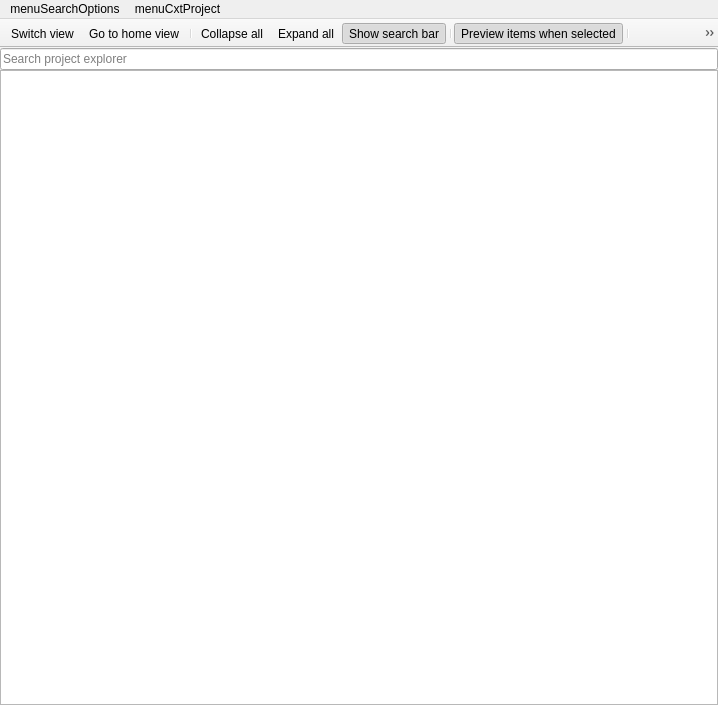
<?xml version="1.0" encoding="UTF-8"?>
<ui version="4.0">
 <class>ExplorerWidget</class>
 <widget class="QMainWindow" name="ExplorerWidget">
  <property name="geometry">
   <rect>
    <x>0</x>
    <y>0</y>
    <width>718</width>
    <height>705</height>
   </rect>
  </property>
  <property name="windowTitle">
   <string>Project Explorer</string>
  </property>
  <widget class="QWidget" name="wgCentral">
   <layout class="QGridLayout" name="gridLayout">
    <property name="leftMargin">
     <number>0</number>
    </property>
    <property name="topMargin">
     <number>0</number>
    </property>
    <property name="rightMargin">
     <number>0</number>
    </property>
    <property name="bottomMargin">
     <number>0</number>
    </property>
    <property name="verticalSpacing">
     <number>0</number>
    </property>
    <item row="1" column="0">
     <widget class="QTreeView" name="tvExplorer">
      <property name="headerHidden">
       <bool>true</bool>
      </property>
     </widget>
    </item>
    <item row="0" column="0">
     <widget class="QLineEdit" name="leSearch">
      <property name="focusPolicy">
       <enum>Qt::FocusPolicy::StrongFocus</enum>
      </property>
      <property name="placeholderText">
       <string>Search project explorer</string>
      </property>
     </widget>
    </item>
   </layout>
  </widget>
  <widget class="QToolBar" name="tbMain">
   <property name="windowTitle">
    <string>toolBar</string>
   </property>
   <property name="movable">
    <bool>false</bool>
   </property>
   <property name="allowedAreas">
    <set>Qt::ToolBarArea::TopToolBarArea</set>
   </property>
   <property name="iconSize">
    <size>
     <width>16</width>
     <height>16</height>
    </size>
   </property>
   <property name="toolButtonStyle">
    <enum>Qt::ToolButtonStyle::ToolButtonIconOnly</enum>
   </property>
   <property name="floatable">
    <bool>false</bool>
   </property>
   <attribute name="toolBarArea">
    <enum>TopToolBarArea</enum>
   </attribute>
   <attribute name="toolBarBreak">
    <bool>false</bool>
   </attribute>
   <addaction name="actSwitchView"/>
   <addaction name="actHomeView"/>
   <addaction name="separator"/>
   <addaction name="actCollapseAll"/>
   <addaction name="actExpandAll"/>
   <addaction name="actShowSearchBar"/>
   <addaction name="separator"/>
   <addaction name="actPreviewOnSel"/>
   <addaction name="separator"/>
   <addaction name="actViewSettings"/>
  </widget>
  <widget class="QMenuBar" name="mbMain">
   <property name="geometry">
    <rect>
     <x>0</x>
     <y>0</y>
     <width>718</width>
     <height>21</height>
    </rect>
   </property>
   <widget class="QMenu" name="menuSearchOptions">
    <property name="title">
     <string>menuSearchOptions</string>
    </property>
    <addaction name="actEnableRegex"/>
    <addaction name="actCaseSensitivity"/>
   </widget>
   <widget class="QMenu" name="menuCxtProject">
    <property name="title">
     <string>menuCxtProject</string>
    </property>
    <widget class="QMenu" name="menuAdd_new">
     <property name="title">
      <string>Add</string>
     </property>
     <addaction name="actAddNewItem"/>
     <addaction name="actAddExistingItem"/>
     <addaction name="actAddFilter"/>
     <addaction name="separator"/>
     <addaction name="actImportFromOtherProj"/>
    </widget>
    <addaction name="menuAdd_new"/>
    <addaction name="separator"/>
    <addaction name="actProjSaveAll"/>
    <addaction name="actSaveProjectFile"/>
    <addaction name="actSaveAssetDb"/>
    <addaction name="actSaveToOtherDir"/>
    <addaction name="separator"/>
    <addaction name="actCut"/>
    <addaction name="actPaste"/>
    <addaction name="actRename"/>
    <addaction name="actRemoveFromView"/>
    <addaction name="actProjClose"/>
    <addaction name="actProjDelete"/>
    <addaction name="separator"/>
    <addaction name="actOpenInNewView"/>
    <addaction name="actExpand"/>
    <addaction name="actExpandAllDesc"/>
    <addaction name="actCollapse"/>
    <addaction name="actCollapseAllDesc"/>
    <addaction name="actScopeToThis"/>
    <addaction name="separator"/>
    <addaction name="actOpenInFileExplorer"/>
    <addaction name="actOpenInTerminal"/>
    <addaction name="separator"/>
    <addaction name="actItemProperties"/>
   </widget>
   <addaction name="menuSearchOptions"/>
   <addaction name="menuCxtProject"/>
  </widget>
  <action name="actCollapseAll">
   <property name="icon">
    <iconset resource="../resource.qrc">
     <normaloff>:/icons/ico_collapseall.png</normaloff>:/icons/ico_collapseall.png</iconset>
   </property>
   <property name="text">
    <string>Collapse all</string>
   </property>
   <property name="toolTip">
    <string>Collapse all parent items</string>
   </property>
   <property name="menuRole">
    <enum>QAction::MenuRole::NoRole</enum>
   </property>
  </action>
  <action name="actExpandAll">
   <property name="icon">
    <iconset resource="../resource.qrc">
     <normaloff>:/icons/ico_expandall.png</normaloff>:/icons/ico_expandall.png</iconset>
   </property>
   <property name="text">
    <string>Expand all</string>
   </property>
   <property name="toolTip">
    <string>Expand all parent items</string>
   </property>
   <property name="menuRole">
    <enum>QAction::MenuRole::NoRole</enum>
   </property>
  </action>
  <action name="actShowFilesOnly">
   <property name="checkable">
    <bool>true</bool>
   </property>
   <property name="icon">
    <iconset>
     <normaloff>:/icons/ico_show_only_files.png</normaloff>:/icons/ico_show_only_files.png</iconset>
   </property>
   <property name="text">
    <string>Show files only</string>
   </property>
   <property name="toolTip">
    <string>Shows only files; hides all filters</string>
   </property>
   <property name="menuRole">
    <enum>QAction::MenuRole::NoRole</enum>
   </property>
  </action>
  <action name="actPreviewOnSel">
   <property name="checkable">
    <bool>true</bool>
   </property>
   <property name="checked">
    <bool>true</bool>
   </property>
   <property name="icon">
    <iconset resource="../resource.qrc">
     <normaloff>:/icons/ico_preview.png</normaloff>:/icons/ico_preview.png</iconset>
   </property>
   <property name="text">
    <string>Preview items when selected</string>
   </property>
   <property name="toolTip">
    <string>Preview selected item</string>
   </property>
   <property name="menuRole">
    <enum>QAction::MenuRole::NoRole</enum>
   </property>
  </action>
  <action name="actItemProperties">
   <property name="text">
    <string>Item Properties</string>
   </property>
   <property name="menuRole">
    <enum>QAction::MenuRole::NoRole</enum>
   </property>
  </action>
  <action name="actViewSettings">
   <property name="icon">
    <iconset resource="../resource.qrc">
     <normaloff>:/icons/ico_settings.png</normaloff>:/icons/ico_settings.png</iconset>
   </property>
   <property name="text">
    <string>View Settings</string>
   </property>
   <property name="menuRole">
    <enum>QAction::MenuRole::NoRole</enum>
   </property>
  </action>
  <action name="actCtrlSearchBar">
   <property name="icon">
    <iconset resource="../resource.qrc">
     <normaloff>:/icons/ico_search.png</normaloff>:/icons/ico_search.png</iconset>
   </property>
   <property name="text">
    <string>Search</string>
   </property>
   <property name="menuRole">
    <enum>QAction::MenuRole::NoRole</enum>
   </property>
  </action>
  <action name="actShowSearchBar">
   <property name="checkable">
    <bool>true</bool>
   </property>
   <property name="checked">
    <bool>true</bool>
   </property>
   <property name="icon">
    <iconset resource="../resource.qrc">
     <normaloff>:/icons/ico_search.png</normaloff>:/icons/ico_search.png</iconset>
   </property>
   <property name="text">
    <string>Show search bar</string>
   </property>
   <property name="menuRole">
    <enum>QAction::MenuRole::NoRole</enum>
   </property>
  </action>
  <action name="actSwitchView">
   <property name="icon">
    <iconset resource="../resource.qrc">
     <normaloff>:/icons/ico_views.png</normaloff>:/icons/ico_views.png</iconset>
   </property>
   <property name="text">
    <string>Switch view</string>
   </property>
   <property name="toolTip">
    <string>Switch view</string>
   </property>
   <property name="menuRole">
    <enum>QAction::MenuRole::NoRole</enum>
   </property>
  </action>
  <action name="actEnableRegex">
   <property name="checkable">
    <bool>true</bool>
   </property>
   <property name="checked">
    <bool>true</bool>
   </property>
   <property name="icon">
    <iconset resource="../resource.qrc">
     <normaloff>:/icons/ico_regex.png</normaloff>:/icons/ico_regex.png</iconset>
   </property>
   <property name="text">
    <string>Enable regular expressions</string>
   </property>
  </action>
  <action name="actSearchOptions">
   <property name="icon">
    <iconset resource="../resource.qrc">
     <normaloff>:/icons/ico_settings.png</normaloff>:/icons/ico_settings.png</iconset>
   </property>
   <property name="text">
    <string>Search Options</string>
   </property>
   <property name="menuRole">
    <enum>QAction::MenuRole::NoRole</enum>
   </property>
  </action>
  <action name="actCaseSensitivity">
   <property name="checkable">
    <bool>true</bool>
   </property>
   <property name="icon">
    <iconset resource="../resource.qrc">
     <normaloff>:/icons/ico_casesens.png</normaloff>:/icons/ico_casesens.png</iconset>
   </property>
   <property name="text">
    <string>Enable case sensitivity</string>
   </property>
   <property name="menuRole">
    <enum>QAction::MenuRole::NoRole</enum>
   </property>
  </action>
  <action name="actAddNewItem">
   <property name="icon">
    <iconset resource="../resource.qrc">
     <normaloff>:/icons/ico_documentnew.png</normaloff>:/icons/ico_documentnew.png</iconset>
   </property>
   <property name="text">
    <string>New item</string>
   </property>
   <property name="shortcut">
    <string>Ctrl+N</string>
   </property>
  </action>
  <action name="actRename">
   <property name="icon">
    <iconset resource="../resource.qrc">
     <normaloff>:/icons/ico_rename.png</normaloff>:/icons/ico_rename.png</iconset>
   </property>
   <property name="text">
    <string>Rename</string>
   </property>
   <property name="shortcut">
    <string>F2</string>
   </property>
  </action>
  <action name="actProjDelete">
   <property name="icon">
    <iconset resource="../resource.qrc">
     <normaloff>:/icons/ico_trash.png</normaloff>:/icons/ico_trash.png</iconset>
   </property>
   <property name="text">
    <string>Delete</string>
   </property>
   <property name="shortcut">
    <string>Del</string>
   </property>
  </action>
  <action name="actProjSaveAll">
   <property name="icon">
    <iconset resource="../resource.qrc">
     <normaloff>:/icons/ico_saveall.png</normaloff>:/icons/ico_saveall.png</iconset>
   </property>
   <property name="text">
    <string>Save all</string>
   </property>
   <property name="shortcut">
    <string>Ctrl+Shift+S</string>
   </property>
  </action>
  <action name="actExpand">
   <property name="icon">
    <iconset resource="../resource.qrc">
     <normaloff>:/icons/ico_expand.png</normaloff>:/icons/ico_expand.png</iconset>
   </property>
   <property name="text">
    <string>Expand</string>
   </property>
   <property name="shortcut">
    <string>Ctrl+Shift+Right</string>
   </property>
  </action>
  <action name="actCollapse">
   <property name="icon">
    <iconset resource="../resource.qrc">
     <normaloff>:/icons/ico_collapse.png</normaloff>:/icons/ico_collapse.png</iconset>
   </property>
   <property name="text">
    <string>Collapse</string>
   </property>
   <property name="shortcut">
    <string>Ctrl+Shift+Left</string>
   </property>
  </action>
  <action name="actScopeToThis">
   <property name="enabled">
    <bool>true</bool>
   </property>
   <property name="text">
    <string>Set selected item as root item</string>
   </property>
  </action>
  <action name="actAddExistingItem">
   <property name="icon">
    <iconset resource="../resource.qrc">
     <normaloff>:/icons/ico_documentadd.png</normaloff>:/icons/ico_documentadd.png</iconset>
   </property>
   <property name="text">
    <string>Existing item</string>
   </property>
   <property name="shortcut">
    <string>Ctrl+O</string>
   </property>
  </action>
  <action name="actAddFilter">
   <property name="icon">
    <iconset resource="../resource.qrc">
     <normaloff>:/icons/ico_folderadd.png</normaloff>:/icons/ico_folderadd.png</iconset>
   </property>
   <property name="text">
    <string>Filter</string>
   </property>
   <property name="shortcut">
    <string>Ctrl+Shift+N</string>
   </property>
  </action>
  <action name="actProjClose">
   <property name="icon">
    <iconset resource="../resource.qrc">
     <normaloff>:/icons/ico_close.png</normaloff>:/icons/ico_close.png</iconset>
   </property>
   <property name="text">
    <string>Close all open items</string>
   </property>
  </action>
  <action name="actSaveProjectFile">
   <property name="text">
    <string>Save project file</string>
   </property>
   <property name="menuRole">
    <enum>QAction::MenuRole::NoRole</enum>
   </property>
  </action>
  <action name="actSaveAssetDb">
   <property name="text">
    <string>Save asset database</string>
   </property>
   <property name="menuRole">
    <enum>QAction::MenuRole::NoRole</enum>
   </property>
  </action>
  <action name="actHomeView">
   <property name="icon">
    <iconset resource="../resource.qrc">
     <normaloff>:/icons/ico_home.png</normaloff>:/icons/ico_home.png</iconset>
   </property>
   <property name="text">
    <string>Go to home view</string>
   </property>
   <property name="toolTip">
    <string>Return to root view</string>
   </property>
   <property name="menuRole">
    <enum>QAction::MenuRole::NoRole</enum>
   </property>
  </action>
  <action name="actOpenInFileExplorer">
   <property name="icon">
    <iconset resource="../resource.qrc">
     <normaloff>:/icons/ico_fileexpl.png</normaloff>:/icons/ico_fileexpl.png</iconset>
   </property>
   <property name="text">
    <string>Open in File Explorer</string>
   </property>
  </action>
  <action name="actOpenInTerminal">
   <property name="icon">
    <iconset resource="../resource.qrc">
     <normaloff>:/icons/ico_terminal.png</normaloff>:/icons/ico_terminal.png</iconset>
   </property>
   <property name="text">
    <string>Open in Terminal</string>
   </property>
  </action>
  <action name="actRemoveFromView">
   <property name="text">
    <string>Remove from view</string>
   </property>
  </action>
  <action name="actExpandAllDesc">
   <property name="icon">
    <iconset resource="../resource.qrc">
     <normaloff>:/icons/ico_expandall.png</normaloff>:/icons/ico_expandall.png</iconset>
   </property>
   <property name="text">
    <string>Expand all descendants</string>
   </property>
   <property name="shortcut">
    <string>Ctrl+Right</string>
   </property>
  </action>
  <action name="actCollapseAllDesc">
   <property name="icon">
    <iconset resource="../resource.qrc">
     <normaloff>:/icons/ico_collapseall.png</normaloff>:/icons/ico_collapseall.png</iconset>
   </property>
   <property name="text">
    <string>Collapse all descendants</string>
   </property>
   <property name="shortcut">
    <string>Ctrl+Left</string>
   </property>
  </action>
  <action name="actPaste">
   <property name="icon">
    <iconset resource="../resource.qrc">
     <normaloff>:/icons/ico_pasteitem.png</normaloff>:/icons/ico_pasteitem.png</iconset>
   </property>
   <property name="text">
    <string>Paste</string>
   </property>
   <property name="shortcut">
    <string>Ctrl+V</string>
   </property>
  </action>
  <action name="actCut">
   <property name="icon">
    <iconset resource="../resource.qrc">
     <normaloff>:/icons/ico_cut.png</normaloff>:/icons/ico_cut.png</iconset>
   </property>
   <property name="text">
    <string>Cut</string>
   </property>
   <property name="shortcut">
    <string>Ctrl+X</string>
   </property>
  </action>
  <action name="actImportFromOtherProj">
   <property name="text">
    <string>Import from other project</string>
   </property>
  </action>
  <action name="actSaveToOtherDir">
   <property name="text">
    <string>Save to other directory</string>
   </property>
  </action>
  <action name="actOpenInNewView">
   <property name="text">
    <string>Open in new view</string>
   </property>
   <property name="shortcut">
    <string>Ctrl+Shift+O</string>
   </property>
  </action>
 </widget>
 <resources>
  <include location="../resource.qrc"/>
 </resources>
 <connections/>
</ui>
